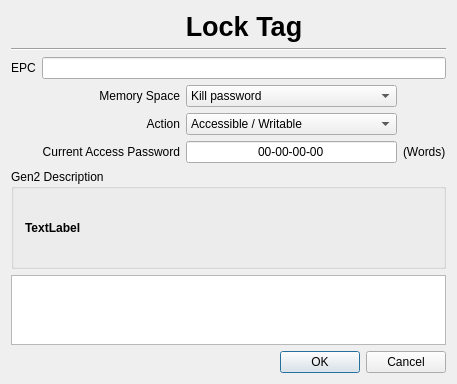
<?xml version="1.0" encoding="UTF-8"?>
<ui version="4.0">
 <class>CGen2LockDialogClass</class>
 <widget class="QDialog" name="CGen2LockDialogClass">
  <property name="geometry">
   <rect>
    <x>0</x>
    <y>0</y>
    <width>415</width>
    <height>382</height>
   </rect>
  </property>
  <property name="windowTitle">
   <string>Gen2 - Lock Tag</string>
  </property>
  <property name="windowIcon">
   <iconset resource="../../../Qrfe/images/qrfe.qrc">
    <normaloff>:/ams logos/mtiWindowIcon</normaloff>:/ams logos/mtiWindowIcon</iconset>
  </property>
  <layout class="QGridLayout" name="gridLayout">
   <item row="2" column="0">
    <widget class="QLabel" name="label">
     <property name="text">
      <string>EPC</string>
     </property>
    </widget>
   </item>
   <item row="2" column="1" colspan="4">
    <widget class="QLineEdit" name="tagIdEdit">
     <property name="font">
      <font>
       <family>Tahoma</family>
       <pointsize>9</pointsize>
       <weight>75</weight>
       <bold>true</bold>
      </font>
     </property>
     <property name="alignment">
      <set>Qt::AlignCenter</set>
     </property>
     <property name="readOnly">
      <bool>true</bool>
     </property>
    </widget>
   </item>
   <item row="4" column="0">
    <spacer name="horizontalSpacer">
     <property name="orientation">
      <enum>Qt::Horizontal</enum>
     </property>
     <property name="sizeHint" stdset="0">
      <size>
       <width>40</width>
       <height>20</height>
      </size>
     </property>
    </spacer>
   </item>
   <item row="4" column="3">
    <widget class="QComboBox" name="lockMemoryBox">
     <property name="minimumSize">
      <size>
       <width>90</width>
       <height>0</height>
      </size>
     </property>
     <item>
      <property name="text">
       <string>Kill password</string>
      </property>
     </item>
     <item>
      <property name="text">
       <string>Access password</string>
      </property>
     </item>
     <item>
      <property name="text">
       <string>EPC</string>
      </property>
     </item>
     <item>
      <property name="text">
       <string>TID</string>
      </property>
     </item>
     <item>
      <property name="text">
       <string>User</string>
      </property>
     </item>
    </widget>
   </item>
   <item row="4" column="4">
    <spacer name="horizontalSpacer_2">
     <property name="orientation">
      <enum>Qt::Horizontal</enum>
     </property>
     <property name="sizeHint" stdset="0">
      <size>
       <width>40</width>
       <height>20</height>
      </size>
     </property>
    </spacer>
   </item>
   <item row="5" column="3">
    <widget class="QComboBox" name="lockActionBox">
     <item>
      <property name="text">
       <string>Accessible / Writable</string>
      </property>
     </item>
     <item>
      <property name="text">
       <string>Always Accessible /Writable</string>
      </property>
     </item>
     <item>
      <property name="text">
       <string>Password Accessiable / Writable</string>
      </property>
     </item>
     <item>
      <property name="text">
       <string>Always Not Accessiable /Writable</string>
      </property>
     </item>
    </widget>
   </item>
   <item row="6" column="1" colspan="2">
    <widget class="QLabel" name="label_4">
     <property name="text">
      <string>Current Access Password</string>
     </property>
     <property name="alignment">
      <set>Qt::AlignRight|Qt::AlignTrailing|Qt::AlignVCenter</set>
     </property>
    </widget>
   </item>
   <item row="6" column="3">
    <widget class="QLineEdit" name="passwordLineEdit">
     <property name="inputMask">
      <string>HH-HH-HH-HH; </string>
     </property>
     <property name="text">
      <string>00-00-00-00</string>
     </property>
     <property name="alignment">
      <set>Qt::AlignCenter</set>
     </property>
    </widget>
   </item>
   <item row="7" column="0" colspan="5">
    <widget class="QGroupBox" name="groupBox">
     <property name="title">
      <string>Gen2 Description</string>
     </property>
     <layout class="QVBoxLayout" name="verticalLayout">
      <item>
       <widget class="QLabel" name="descriptionLabel">
        <property name="minimumSize">
         <size>
          <width>0</width>
          <height>55</height>
         </size>
        </property>
        <property name="font">
         <font>
          <pointsize>9</pointsize>
          <weight>75</weight>
          <bold>true</bold>
         </font>
        </property>
        <property name="text">
         <string>TextLabel</string>
        </property>
        <property name="wordWrap">
         <bool>true</bool>
        </property>
       </widget>
      </item>
     </layout>
    </widget>
   </item>
   <item row="8" column="0" colspan="5">
    <widget class="QTextEdit" name="infoEdit">
     <property name="maximumSize">
      <size>
       <width>16777215</width>
       <height>70</height>
      </size>
     </property>
     <property name="font">
      <font>
       <family>Lucida Console</family>
      </font>
     </property>
     <property name="readOnly">
      <bool>true</bool>
     </property>
    </widget>
   </item>
   <item row="9" column="2" colspan="3">
    <widget class="QDialogButtonBox" name="buttonBox">
     <property name="standardButtons">
      <set>QDialogButtonBox::Cancel|QDialogButtonBox::Ok</set>
     </property>
    </widget>
   </item>
   <item row="0" column="1" colspan="4">
    <widget class="QLabel" name="label_5">
     <property name="font">
      <font>
       <family>Tahoma</family>
       <pointsize>20</pointsize>
       <weight>75</weight>
       <bold>true</bold>
      </font>
     </property>
     <property name="text">
      <string>Lock Tag</string>
     </property>
     <property name="alignment">
      <set>Qt::AlignCenter</set>
     </property>
    </widget>
   </item>
   <item row="0" column="0">
    <widget class="QLabel" name="label_6">
     <property name="text">
      <string/>
     </property>
     <property name="pixmap">
      <pixmap resource="../../../Qrfe/images/qrfe.qrc">:/window images/keyImage</pixmap>
     </property>
    </widget>
   </item>
   <item row="1" column="0" colspan="5">
    <widget class="Line" name="line">
     <property name="orientation">
      <enum>Qt::Horizontal</enum>
     </property>
    </widget>
   </item>
   <item row="3" column="0">
    <spacer name="verticalSpacer">
     <property name="orientation">
      <enum>Qt::Vertical</enum>
     </property>
     <property name="sizeHint" stdset="0">
      <size>
       <width>20</width>
       <height>40</height>
      </size>
     </property>
    </spacer>
   </item>
   <item row="5" column="2">
    <widget class="QLabel" name="label_2">
     <property name="text">
      <string>Action</string>
     </property>
     <property name="alignment">
      <set>Qt::AlignRight|Qt::AlignTrailing|Qt::AlignVCenter</set>
     </property>
    </widget>
   </item>
   <item row="4" column="2">
    <widget class="QLabel" name="label_3">
     <property name="text">
      <string>Memory Space</string>
     </property>
     <property name="alignment">
      <set>Qt::AlignRight|Qt::AlignTrailing|Qt::AlignVCenter</set>
     </property>
    </widget>
   </item>
   <item row="6" column="4">
    <widget class="QLabel" name="label_7">
     <property name="text">
      <string>(Words)</string>
     </property>
    </widget>
   </item>
  </layout>
 </widget>
 <layoutdefault spacing="6" margin="11"/>
 <resources>
  <include location="../../../Qrfe/images/qrfe.qrc"/>
  <include location="../../../Qrfe/images/qrfe.qrc"/>
  <include location="../../../Qrfe/images/qrfe.qrc"/>
  <include location="../../../Qrfe/images/qrfe.qrc"/>
  <include location="../../../Qrfe/images/qrfe.qrc"/>
  <include location="../../../Qrfe/images/qrfe.qrc"/>
 </resources>
 <connections/>
</ui>
